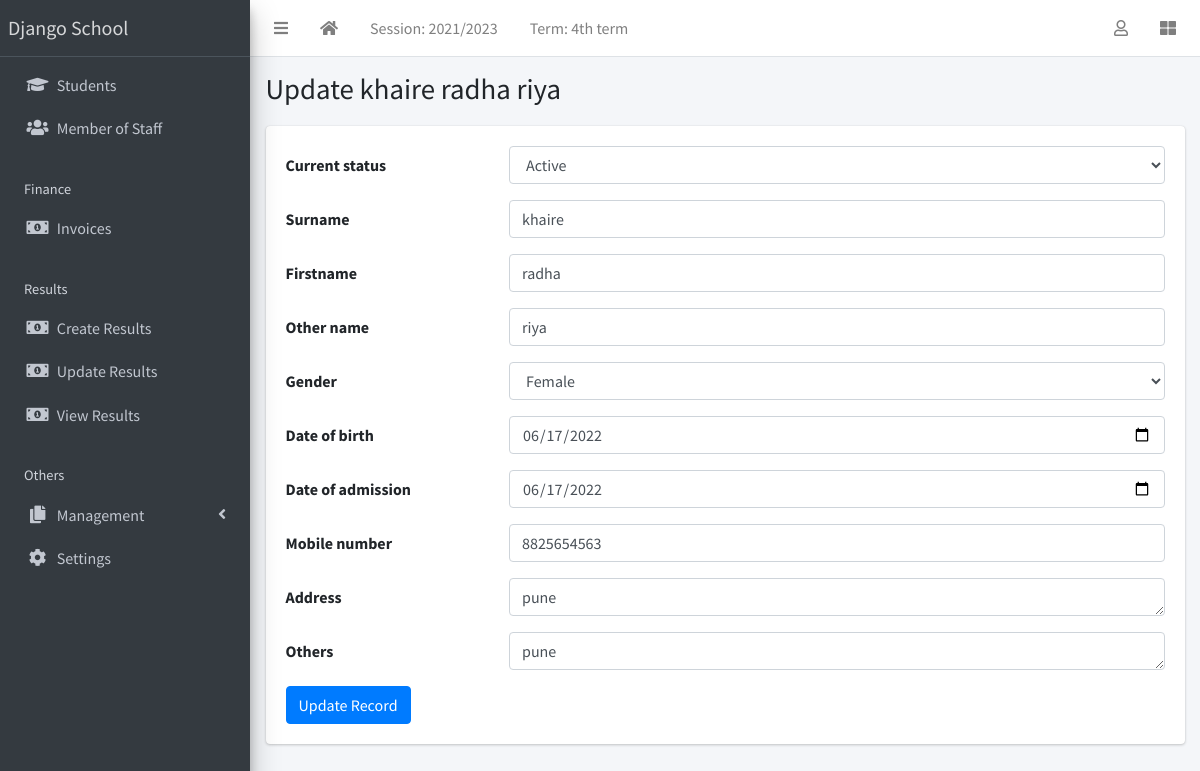
Screenshot of /staff/1/update/ with the database file from the repository.
### apps/corecode/models.py (models this page shows, shortened)
class AcademicSession(models.Model):
    name = models.CharField(max_length=200, unique=True)
    current = models.BooleanField(default=True)
    class Meta:
        ordering = ["-name"]

class AcademicTerm(models.Model):
    name = models.CharField(max_length=20, unique=True)
    current = models.BooleanField(default=True)
    class Meta:
        ordering = ["name"]

class SiteConfig(models.Model):
    key = models.SlugField()
    value = models.CharField(max_length=200)

### apps/staffs/models.py (models this page shows, shortened)
class Staff(models.Model):
    STATUS = [("active", "Active"), ("inactive", "Inactive")]
    GENDER = [("male", "Male"), ("female", "Female")]
    current_status = models.CharField(max_length=10, choices=STATUS, default="active")
    surname = models.CharField(max_length=200)
    firstname = models.CharField(max_length=200)
    other_name = models.CharField(max_length=200, blank=True)
    gender = models.CharField(max_length=10, choices=GENDER, default="male")
    date_of_birth = models.DateField(default=timezone.now)
    date_of_admission = models.DateField(default=timezone.now)
    mobile_num_regex = RegexValidator(
        regex="^[0-9]{10,15}$", message="Entered mobile number isn't in a right format!"
    )
    mobile_number = models.CharField(
        validators=[mobile_num_regex], max_length=13, blank=True
    )
    address = models.TextField(blank=True)
    others = models.TextField(blank=True)
    def __str__(self):
        return f"{self.surname} {self.firstname} {self.other_name}"

### apps/staffs/views.py (the view)
# urls.py: path("<int:pk>/update/", StaffUpdateView.as_view(), name="staff-update"),
class StaffUpdateView(SuccessMessageMixin, UpdateView):
    model = Staff
    fields = "__all__"
    success_message = "Record successfully updated."
    def get_form(self):
        form = super(StaffUpdateView, self).get_form()
        form.fields["date_of_birth"].widget = widgets.DateInput(attrs={"type": "date"})
        form.fields["date_of_admission"].widget = widgets.DateInput(
            attrs={"type": "date"}
        )
        form.fields["address"].widget = widgets.Textarea(attrs={"rows": 1})
        form.fields["others"].widget = widgets.Textarea(attrs={"rows": 1})
        return form

### apps/corecode/context_processors.py (called while the page is built)
def site_defaults(request):
    current_session = AcademicSession.objects.get(current=True)
    current_term = AcademicTerm.objects.get(current=True)
    vals = SiteConfig.objects.all()
    contexts = {
        "current_session": current_session.name,
        "current_term": current_term.name,
    }
    for val in vals:
        contexts[val.key] = val.value
    return contexts

### apps/staffs/templates/staffs/staff_form.html (shortened to what this page needs)
{% extends 'base.html' %}
{% block title %}
  {% if object %}
    Update {{ object }}
  {% else %}
    Add new student
  {% endif %}
{% endblock title %}
{% block content %}
<form action="" method="POST">
  {% include 'corecode/form_snippet.html' %}
  {% if object %}
    <input type="submit" class="btn btn-primary" value="Update Record">
  {% else %}
    <input type="submit" class="btn btn-primary" value="Add new student">
  {% endif %}
</form>
{% endblock content %}

### templates/base.html (shortened to what this page needs)
{% load static %}
<!DOCTYPE html>
<html lang="en">
<head>
  <link rel="stylesheet" href="{% static 'plugins/fontawesome-free/css/all.min.css' %}">
  <link rel="stylesheet" href="{% static 'plugins/toastr/toastr.min.css' %}">
  <link rel="stylesheet"
    href="{% static 'plugins/overlayScrollbars/css/OverlayScrollbars.min.css' %}">
  <link rel="stylesheet" href="{% static 'plugins/Datatables/datatables.min.css' %}" />
  <link rel="stylesheet" href="{% static 'dist/css/adminlte.min.css' %}">
</head>
<body
  class="hold-transition sidebar-mini layout-fixed layout-navbar-fixed layout-footer-fixed">
  <div class="wrapper">
    <nav class="main-header navbar navbar-expand navbar-white navbar-light">
      <ul class="navbar-nav">
        <li class="nav-item">
          <a class="nav-link" data-widget="pushmenu" href="#" role="button"><i
              class="fas fa-bars"></i></a>
        </li>
        <li class="nav-item d-none d-sm-inline-block">
          <a href="{% url 'home' %} " class="nav-link"><i class="fa fa-home"></i></a>
        </li>
        <li class="nav-item d-none d-sm-inline-block">
          <a href="{% url 'current-session' %}" class="nav-link">Session: {{ current_session }}</a>
        </li>
        <li class="nav-item d-none d-sm-inline-block">
          <a href="{% url 'current-session' %}" class="nav-link">Term: {{ current_term }}</a>
        </li>
      </ul>
      <ul class="navbar-nav ml-auto">
        <li class="nav-item dropdown">
          <a class="nav-link" data-toggle="dropdown" href="#">
            <i class="far fa-user"></i>
          </a>
        </li>
        <li class="nav-item">
          <a class="nav-link" data-widget="control-sidebar" data-slide="true"
            href="#" role="button"><i class="fas fa-th-large"></i></a>
        </li>
      </ul>
    </nav>
    <aside class="main-sidebar sidebar-dark-primary elevation-4">
      <a href="{% url 'home' %}" class="brand-link">{{ school_name | default:"MySchool" }}</a>
      <div class="sidebar">
        <nav class="mt-2">
          <ul class="nav nav-pills nav-sidebar flex-column"
            data-widget="treeview" role="menu" data-accordion="false">
            <li class="nav-item">
              <a href="{% url 'student-list' %}" class="nav-link">
                <i class="nav-icon fas fa-graduation-cap"></i>
                <p>
                  Students
                </p>
              </a>
            </li>
            <li class="nav-item">
              <a href="{% url 'staff-list' %}" class="nav-link">
                <i class="nav-icon fas fa-users"></i>
                <p>
                  Member of Staff
                </p>
              </a>
            </li>
            <li class="nav-header">Finance</li>
            <li class="nav-item">
              <a href="{% url 'invoice-list' %}" class="nav-link">
                <i class="nav-icon fas fa-money-bill-alt"></i>
                <p>
                  Invoices
                </p>
              </a>
            </li>
            <li class="nav-header">Results</li>
            <li class="nav-item">
              <a href="{% url 'create-result' %}" class="nav-link">
                <i class="nav-icon fas fa-money-bill-alt"></i>
                <p>
                  Create Results
                </p>
              </a>
            </li>
            <li class="nav-item">
              <a href="{% url 'edit-results' %}" class="nav-link">
                <i class="nav-icon fas fa-money-bill-alt"></i>
                <p>
                  Update Results
                </p>
              </a>
            </li>
            <li class="nav-item">
              <a href="{% url 'view-results' %}" class="nav-link">
                <i class="nav-icon fas fa-money-bill-alt"></i>
                <p>
                  View Results
                </p>
              </a>
            </li>
            <li class="nav-header">Others</li>
            <li class="nav-item has-treeview">
              <a href="#" class="nav-link">
                <i class="nav-icon fas fa-copy"></i>
                <p>
                  Management
                  <i class="fas fa-angle-left right"></i>
                </p>
              </a>
            </li>
            <li class="nav-item">
              <a href="{% url 'configs' %}" class="nav-link">
                <i class="nav-icon fas fa-cog"></i>
                <p>
                  Settings
                </p>
              </a>
            </li>
          </ul>
        </nav>
      </div>
    </aside>
    <div class="content-wrapper">
      <section class="content-header">
        <div class="container-fluid">
          <div class="row mb-1">
            <div class="col-sm-8">
              <h1>{% block title %}{% endblock title %}</h1>
            </div>
            <div class="col-sm-4">
            </div>
          </div>
        </div>
      </section>
      <section class="content">
        <div class="container-fluid">
          <div class="row">
            <div class="col-md-12">
              {% block fullcard %}
              <div class="card">
                <div class="card-body">
                  <div class="row">
                    <div class="col">
                      {% block content %}
                      {% endblock content %}
                    </div>
                  </div>
                </div>
              </div>
              {% endblock fullcard %}
            </div>
          </div>
        </div>
      </section>
    </div>
  </div>
</body>
</html>

### apps/corecode/templates/corecode/form_snippet.html (shortened to what this page needs)
{% load widget_tweaks %}
{% for field in form %}
<div class="form-group row">
  <label class="col-sm-3 col-form-label" for="{{ field.auto_id }}">
    {{ field.label }}
  </label>
  <div class="col-sm-9">
    {{ field | add_class:"form-control"}}
  </div>
</div>
{% endfor %}

### rows the page displays
AcademicSession: name "2021/2023"
AcademicTerm: name "4th term"
SiteConfig: value "Django School"
Staff: surname+firstname+other_name "khaire radha riya", current_status "Active" "khaire" "radha" "riya" "Female" "06/17/2022" "06/17/2022" "8825654563" "pune" "pune"

### other values shown
{{ field.label }} "Current status" "Surname" "Firstname" "Other name" "Gender" "Date of birth" "Date of admission" "Mobile number" "Address" "Others"
